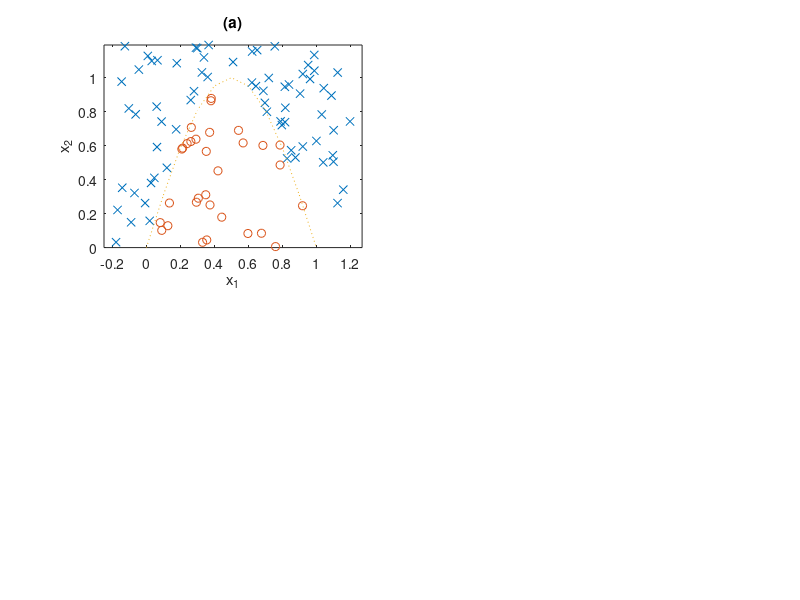

Write MATLAB code to recreate this figure. (Note: this script raises an error after producing the figure.)
% test the neural network stuff
% Copyright 1999 by Todd K. Moon

L = 4;   % 4 layers
m = [2 3 3 2 3];
% 2 nodes on input layer
% 3 nodes on output layer
% 3 hidden layers
clear w;
w{1} = [1 -2;      % weights for first hidden layer
	    -3 4;
 		5 6];
w{2} = [-.1 .2 -.3;
	    .4 -.5 .6;]; 


%$$$ w{3} = [.9 .8 .7;
%$$$ 	    .6 .5 .4]; % weights for third hidden layer
%$$$ w{4} = [1 .5;
%$$$ 	    .5 -1;
%$$$ 		2  3];     % weights for output layer
xn = [1;2];
% [y,V,Y]  = nn1(xn,w);

% make some training data
d = [];
x = [];
for i=1:100
  x1 = rand * 1.4 - .2;
  x2 = rand * 1.2;
  xn = [x1;x2];
  if(x1 < 0 | x1 > 1)
	d1 = .8;
  else
	if(x2 > sin(pi*x1))
	  d1 = .8;
	else
	  d1 = .2;
	end
  end
  d2 = 1-d1;
  d(1,i) = d1;  d(2,i) = d2;
%$$$   xn = rand(2,1);
%$$$ %  y = nn1(xn,w);
%$$$ %  d(1,i) = y(1);  d(2,i) = y(2);
%$$$   if(xn(1) < xn(2)^4)
%$$$ 	d(1,i) = .8;    d(2,i) = .2;
%$$$   else
%$$$ 	d(1,i) = .1;  d(2,i) = .8;
%$$$   end
  x = [x xn];
end
clf 
subplot(2,2,1)
idx = find(d(1,:) > d(2,:));
plot(x(1,idx),x(2,idx),'x');
idx2 = find(d(1,:) <= d(2,:));
hold on
plot(x(1,idx2),x(2,idx2),'o');
xl = 0:.1:1;
plot(xl,sin(pi*xl),':')
axis equal
xlabel('x_1')
ylabel('x_2')
title('(a)')

m = [2 5 2];
mu = .1;
alpha = 0;
w = nnrandw(m);
[wt,err] = nntrain1(x,d,2,m,mu,alpha,3000,w);
errm1a0 = err;
dnew = [];
for xn = x
  dn = nn1(xn,wt);
  dnew = [dnew dn];
end
subplot(2,2,2)
idx = find(dnew(1,:) > dnew(2,:));
plot(x(1,idx),x(2,idx),'x');
idx2 = find(dnew(1,:) <= dnew(2,:));
hold on
plot(x(1,idx2),x(2,idx2),'o');
plot(xl,sin(pi*xl),':')
axis equal
xlabel('x_1')
ylabel('x_2')
title('(b)')

subplot(2,2,3);
plot(err)
xlabel('iteration number')
ylabel('Average squared error')
title('(c)')

subplot(2,2,4)
plot(d(1,:))
hold on
plot(dnew(1,:),':')
xlabel('n (data number)')
ylabel('d(n)')
title('(d)')
